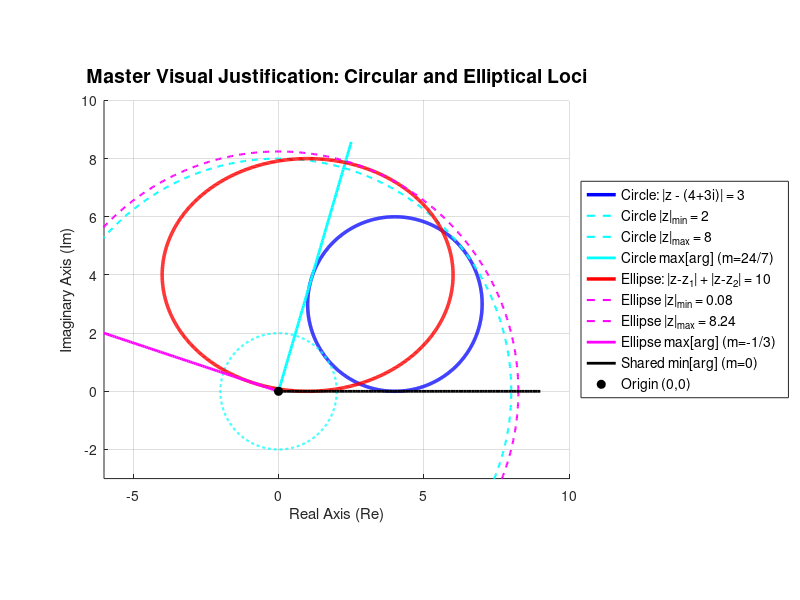

Write the MATLAB code that produced this figure.
% FAC1004 - Geometric Extremas in the Complex Plane
% Master Plot: Combined Circular and Elliptical Loci

% 1. Calculate Exact Modulus Extremas for Ellipse (Part B)
p = [81, 126, 4136, -20224, 256];
x_roots = roots(p);
x_real = x_roots(imag(x_roots) == 0); 
y_real = (100 .* x_real) ./ (9 .* x_real + 16);
moduli = sqrt(x_real.^2 + y_real.^2);
z_min_mod_E = min(moduli);
z_max_mod_E = max(moduli);

% Modulus Extremas for Circle (Part A)
z_min_mod_C = 2;
z_max_mod_C = 8;

% 2. Setup the Master Figure Environment
figure('Name', 'Master Plot: All Loci Extremas', 'Color', 'w', 'Position', [100, 100, 900, 600]);
hold on; grid on; axis equal;
title('Master Visual Justification: Circular and Elliptical Loci', 'FontSize', 14);
xlabel('Real Axis (Re)'); ylabel('Imaginary Axis (Im)');

% Generate parametric angle
t = linspace(0, 2*pi, 1000);

% ==========================================
% PART A: THE CIRCULAR LOCUS (Blues)
% ==========================================
% Plot the Circle: |z - (4+3i)| = 3
plot(4 + 3*cos(t), 3 + 3*sin(t), 'b-', 'LineWidth', 2.5, 'DisplayName', 'Circle: |z - (4+3i)| = 3');

% Sweeping Circles for Circle
plot(z_min_mod_C * cos(t), z_min_mod_C * sin(t), 'c--', 'LineWidth', 1.5, 'DisplayName', 'Circle |z|_{min} = 2');
plot(z_max_mod_C * cos(t), z_max_mod_C * sin(t), 'c--', 'LineWidth', 1.5, 'DisplayName', 'Circle |z|_{max} = 8');

% Tangent Ray for Circle Max Arg (m = 24/7)
x_ray_c_max = linspace(0, 2.5, 100);
plot(x_ray_c_max, (24/7)*x_ray_c_max, 'c-', 'LineWidth', 2, 'DisplayName', 'Circle max[arg] (m=24/7)');


% ==========================================
% PART B: THE ELLIPTICAL LOCUS (Reds)
% ==========================================
% Plot the Ellipse: (x-1)^2 / 25 + (y-4)^2 / 16 = 1
plot(1 + 5*cos(t), 4 + 4*sin(t), 'r-', 'LineWidth', 2.5, 'DisplayName', 'Ellipse: |z-z_1| + |z-z_2| = 10');

% Sweeping Circles for Ellipse
plot(z_min_mod_E * cos(t), z_min_mod_E * sin(t), 'm--', 'LineWidth', 1.5, 'DisplayName', sprintf('Ellipse |z|_{min} = %.2f', z_min_mod_E));
plot(z_max_mod_E * cos(t), z_max_mod_E * sin(t), 'm--', 'LineWidth', 1.5, 'DisplayName', sprintf('Ellipse |z|_{max} = %.2f', z_max_mod_E));

% Tangent Ray for Ellipse Max Arg (m = -1/3)
x_ray_e_max = linspace(0, -6, 100);
plot(x_ray_e_max, (-1/3)*x_ray_e_max, 'm-', 'LineWidth', 2, 'DisplayName', 'Ellipse max[arg] (m=-1/3)');


% ==========================================
% SHARED FEATURES & FORMATTING
% ==========================================
% Shared Minimum Argument Ray (m = 0)
x_ray_shared = linspace(0, 9, 100);
plot(x_ray_shared, 0*x_ray_shared, 'k-', 'LineWidth', 2, 'DisplayName', 'Shared min[arg] (m=0)');

% Mark the Origin
plot(0, 0, 'ko', 'MarkerSize', 6, 'MarkerFaceColor', 'k', 'DisplayName', 'Origin (0,0)');

% Final Formatting
legend('Location', 'eastoutside', 'FontSize', 10);
xlim([-6, 10]);
ylim([-3, 10]);
hold off;
